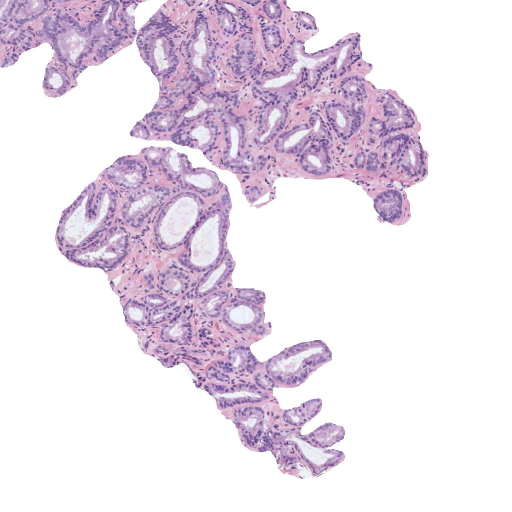
#> input picture cv2_extraccion_caracteristicas/images/histo_2.jpg, 1024 x 1024 px (shown at 1/2 size)
$ jupyter execute cv2_project_cells.ipynb
#> lines starting #> are read from the running program, lines starting #| are printed output that depends on the picture; after the words box and inside, x2 and y2 are one past the last pixel; in counts of white or black regions, pixels touching at a corner belong together
# Alejandro Cano Moya

## Proyecto de programación "*Pattern Recognition*"

## Premisa

En esta actividad, se va a utilizar técnicas de reconocimiento de patrones de imagen para detectar si una célula es cancerígena.

#### Cargar una de las imágenes histológicas

[cell 1]
# Utiliza la librería skimage.io para leer la imagen 'histo_x.jpg' y visualízala usando la librería de matplotlib.
# Recuerda normalizar la imagen diviéndola entre 255
import skimage.io as io
import matplotlib.pyplot as plt

#img = io.imread(fname="images/histo_1.jpg")
img = io.imread(fname="images/histo_2.jpg")
#> img is the input picture: shape (1024, 1024, 3); mean R, G, B 233.4, 223.3, 235
img_norm = img/255

plt.imshow(img_norm)
plt.title("Imagen original")
plt.show()

#### Realizar una transformación de color para convertir la imagen al espacio de color CMYK

[cell 2]
# 1) Extrae la componente magenta de la imagen (que corresponde a la región tisular)
# 2) Visualiza la imagen con la librería de matplotlib.
# 3) Guarda la imagen Magenta con cv2.imwrite con el nombre "1_imagen_magenta.png"
import numpy as np
import cv2

with np.errstate(invalid='ignore', divide='ignore'):
    K = 1 - np.max(img_norm, axis=2)
    C = (1-img_norm[...,2] - K)/(1-K)
    M = (1-img_norm[...,1] - K)/(1-K)
    Y = (1-img_norm[...,0] - K)/(1-K)

CMYK = 255*(np.dstack((C,M,Y,K)))
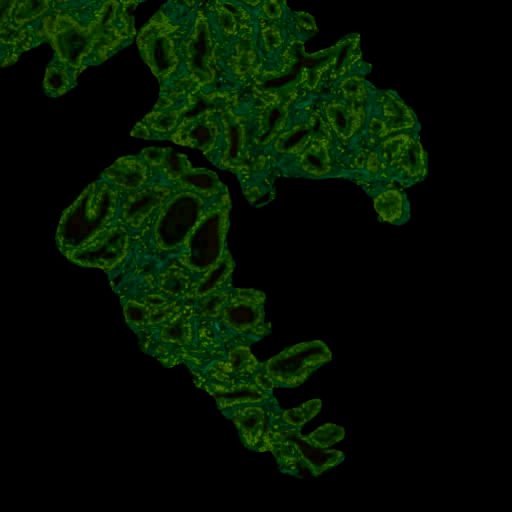
#> CMYK: shape (1024, 1024, 4) float64 (shown at 1/2 size); mean B, G, R, A 1.2, 17.1, 3.7, 19
C,M,Y,K = cv2.split(CMYK)
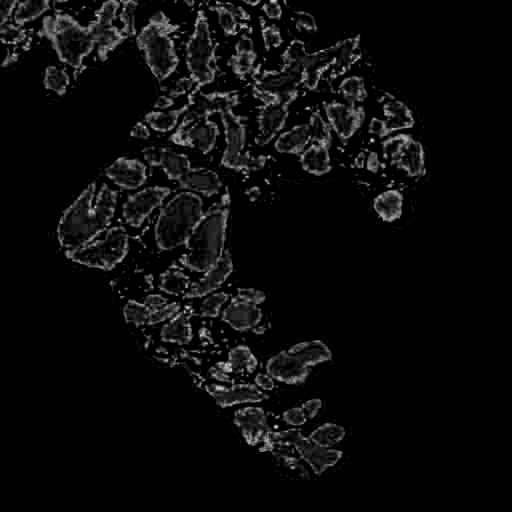
#> Y: shape (1024, 1024) float64 (shown at 1/2 size); min 0, max 83.61, mean 3.7; drawn with min black and max white

plt.imshow(M, cmap='gray')
plt.title("Imagen Magenta")
plt.show()

cv2.imwrite("images/1_imagen_magenta.png",M)
#> Out = True

#### Umbralizar la imagen para separar los píxeles del fondo de la región tisular

[cell 3]
# 1) Convierte la imagen Magenta a formato "uint8"
# 2) Aplica un filtro gaussiano de tamaño 5x5
# 3) Umbraliza la imagen aplicando el método de Otsu
# 4) Aplica el umbral de manera que los píxeles del fondo y de los lúmenes sean 1s y el resto 0s.
# 5) Visualiza la máscara resultante (imagen de 0s y 1s)
# 6) Guarda la máscara multiplicándola por 255 con el nombre "2_mascara_con_artefactos.png"

M = M.astype('uint8')
# Aplicamos filtro gaussiano
img_gaus = cv2.GaussianBlur(M, (5,5), 0)
# Fijamos el umbral con el método de OTSU
t, mask = cv2.threshold(img_gaus,0,1,cv2.THRESH_BINARY+cv2.THRESH_OTSU) # 0 es por defecto y 1 es el valor máximo de la máscara
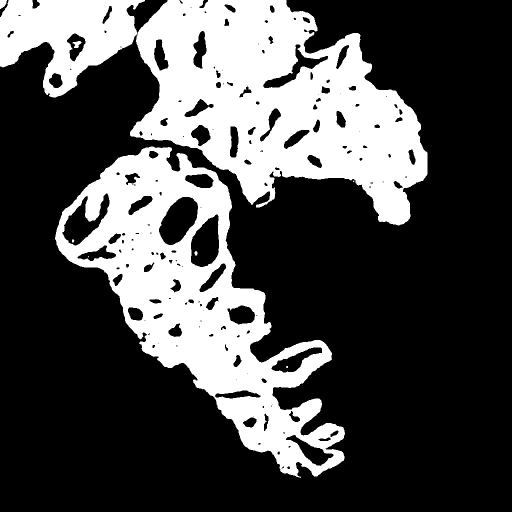
#> mask: shape (1024, 1024) (shown at 1/2 size); values 0 (black) and 1 (white), 29.7% white; 10 white regions (3 under 20 px), largest, box (x1, y1, x2, y2) and area: (260, 0, 855, 451) 150457, (110, 293, 690, 956) 128820, (0, 0, 290, 195) 32179
#> t = 27
# Visualizamos para corroborar que se obtiene el mismo resultado
plt.imshow(mask, cmap='gray')
plt.title('Máscara Otsu t=' + str(t))
plt.show()

cv2.imwrite("images/2_mascara_con_artefactos.png",mask*255)
#> Out = True

#### Limpiar la imagen eliminando los artefactos de lumen (objetos blancos pequeños que no son lúmenes)

[cell 4]
# 1) Utiliza la librería skimage.morphology.remove_small_objects.
# Lee la documentación en https://scikit-image.org/docs/dev/api/skimage.morphology.html#skimage.morphology.remove_small_objects
# Fija el umbral en 300 píxeles y la conectividad del objeto en 8 píxeles.
# 2) Convierte la máscara generada en formato uint8
# 3) Visualiza la máscara resultante
# 4) Guarda la máscara multiplicándola por 255 con el nombre "3_mascara_sin_artefactos.png"
from skimage import morphology

img_small_removed =  morphology.remove_small_objects(mask, 300, 8)
img_small_removed =  morphology.remove_small_holes(img_small_removed, 300, 8).astype('uint8')
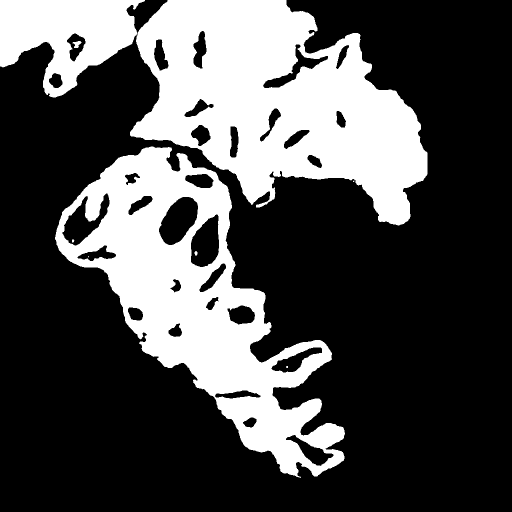
#> img_small_removed: shape (1024, 1024) (shown at 1/2 size); values 0 (black) and 1 (white), 30.4% white; 9 white regions (3 under 20 px), largest, box (x1, y1, x2, y2) and area: (260, 0, 855, 451) 153913, (110, 293, 690, 956) 131851, (0, 0, 290, 195) 33063, (145, 82, 163, 96) 147, (389, 502, 395, 511) 43, (144, 479, 149, 485) 24

plt.imshow(img_small_removed, cmap='gray')
plt.title('Máscara sin artefactos')
plt.show()

cv2.imwrite("images/3_mascara_sin_artefactos.png",img_small_removed*255)
#> Out = True

#### Rellenar con 0s el fondo de la imagen para quedarnos únicamente con los lúmenes

[cell 5]
# 1) Invierte la máscara anterior para que el fondo y los lúmenes sean negros y el resto de píxeles blancos
img_inv = cv2.bitwise_not(img_small_removed*255)

plt.imshow(img_inv, cmap='gray')
plt.show()

[cell 6]
# 2) Aplica el algoritmo de expansión a partir de semillas
# Pon dos semillas: una en la esquina superior izquierda y otra en la esquina inferior derecha.
# 3) Visualiza la máscara resultante
# 4) Guarda la máscara multiplicándola por 255 con el nombre "4_mascara_lumenes.png"

canny = img_inv.copy()
h, w = canny.shape
#> h = 1024; w = 1024
ref = np.zeros((h+2, w+2), np.uint8)
# Se fija la semilla en la esquina superior izquierda e inferior derecha para rellenar a partir de ahí
cv2.floodFill(canny, ref, (0,0), 0)
cv2.floodFill(canny, ref, (1023,1023), 0)
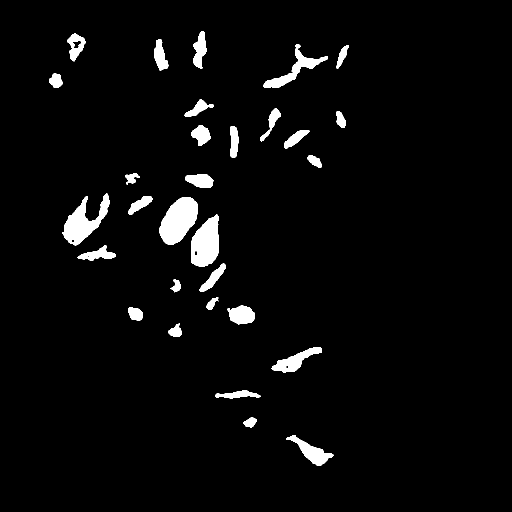
#> canny: shape (1024, 1024) (shown at 1/2 size); 3.6% white; 30 white regions, largest, box (x1, y1, x2, y2) and area: (318, 394, 396, 490) 4887, (382, 429, 438, 534) 4272, (125, 387, 219, 491) 4067
# Se calcula el inverso del rellenado para obtener la máscara deseada
mask_lumens = canny.astype('uint8')

plt.imshow(mask_lumens, cmap='gray')
plt.title('Máscara lumenes')
plt.show()

cv2.imwrite("images/4_mascara_lumenes.png",mask_lumens)
#> Out = True

#### Rellenar los objetos de los lúmenes

[cell 7]
# 1) Rellena los lúmenes con la función binary_fill_holes de la librería scipy.ndimage.morphology
# 2) Convierte la máscara resultante en formato uint8
# 3) Visualiza la máscara
# 4) Guarda la máscara multiplicándola por 255 con el nombre "5_mascara_final.png"
from scipy import ndimage

final_mask = ndimage.binary_fill_holes(mask_lumens)
#> final_mask: shape (1024, 1024) bool; 3.6% white; 30 white regions, largest, box (x1, y1, x2, y2) and area: (318, 394, 396, 490) 4887, (382, 429, 438, 534) 4315, (125, 387, 219, 491) 4091
final_mask = final_mask.astype('uint8')

plt.imshow(final_mask, cmap='gray')
plt.title('Máscara final')
plt.show()

cv2.imwrite("images/5_mascara_final.png",final_mask*255)
#> Out = True

#### Detectar y dibujar los contornos de los lúmenes sobre la imagen original

[cell 8]
# 1) Encuentra los contornos de los lúmenes
# 2) Dibuja los contornos (de color verde) sobre la imagen original
# 3) Visualiza la imagen superpuesta
# 4) Guarda la imagen multiplicándola por 255 con el nombre "6_imagen_superpuesta.png"
img_copy = img.copy()

contours, _ = cv2.findContours(final_mask.astype('uint8')*255, cv2.RETR_LIST, cv2.CHAIN_APPROX_NONE)
#> contours = 30 contours; largest, box (x1, y1, x2, y2) and area: (318, 394, 396, 490) 4769, (382, 429, 438, 534) 4190, (125, 387, 219, 491) 3914, (526, 89, 656, 176) 2277, (543, 695, 644, 745) 1884

img_copy = cv2.drawContours(img_copy, contours, -1, (0, 255, 0), 2)
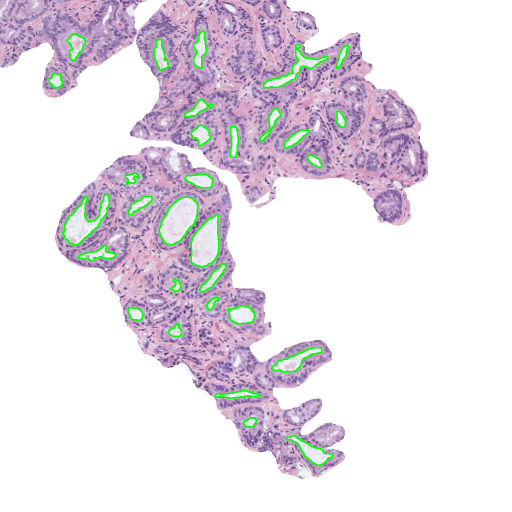
#> img_copy: shape (1024, 1024, 3) (shown at 1/2 size); 1.57% of pixels changed, all inside (x1, y1, x2, y2) = (97, 61, 699, 933)

plt.imshow(img_copy, cmap='gray')
plt.title('Contornos')
plt.show()

cv2.imwrite('images/6_imagen_superpuesta.png',cv2.cvtColor(img_copy, cv2.COLOR_RGB2BGR))
#> Out = True

#### Identificar y cropear el lumen más grande

[cell 9]
# 1) Convierte la máscara de lúmenes en una imagen de etiquetas utilizando la librería skimage.measure
from skimage.measure import label

lab, num = label(final_mask, return_num=True)
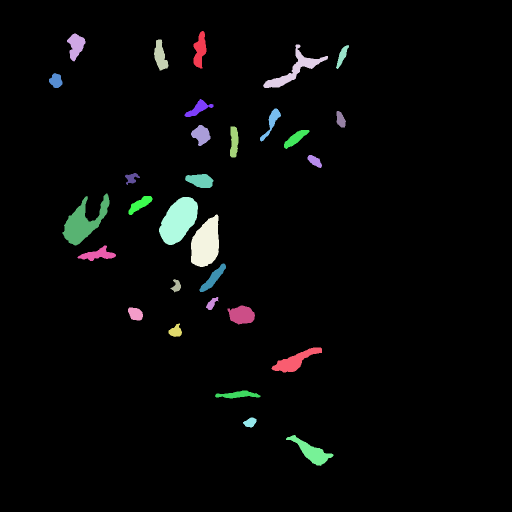
#> lab: shape (1024, 1024) int64 (shown at 1/2 size); 31 distinct labels, from 0 to 30; one colour per label, 0 black
#> num = 30

print('número de objetos: ', num)
#| número de objetos:  30
v,c = np.unique(lab, return_counts=True)
#> v = 31 values from 0 to 30; c = 31 values, max 1010407 at index 0, min 306 at index 22, mean 33825
print('posibles valores de intensidad: ', v)
#| posibles valores de intensidad:  [ 0  1  2  3  4  5  6  7  8  9 10 11 12 13 14 15 16 17 18 19 20 21 22 23
#|  24 25 26 27 28 29 30]

plt.imshow(lab, cmap='gray')
plt.title('Imagen clasificación objetos')
plt.show()

# 2) Calcula el área de cada uno de los lúmenes
from skimage.measure import regionprops

area_val = 0
list_areas = []

for i in range (1, num+1):
    objeto = lab == i
    prop = regionprops(objeto.astype(np.uint8))
    area = np.round(prop[0].area, 4)
    list_areas.append(area)
    if area > area_val:
        objeto_final = lab == i
        area_val = area
#> this loop made 30 passes
#> (area, area_val) on passes 1, 4, 16, 18: (1217, 1217), (2453, 2453), (4091, 4091), (4887, 4887)
#> area on passes 2, 3, 5, 6, 7, 8: 1197, 1072, 495, 565, 799, 774
#> pass 1, `objeto = lab == i`:
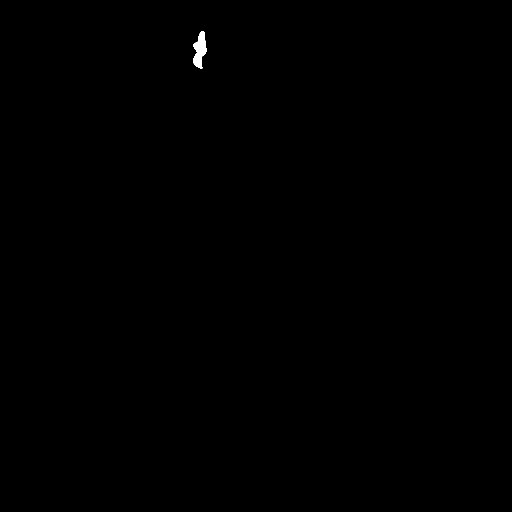
#> objeto: shape (1024, 1024) bool (shown at 1/2 size); 0.12% white; 1 white region, box (x1, y1, x2, y2) and area: (387, 62, 413, 137) 1217
#> after the loop:
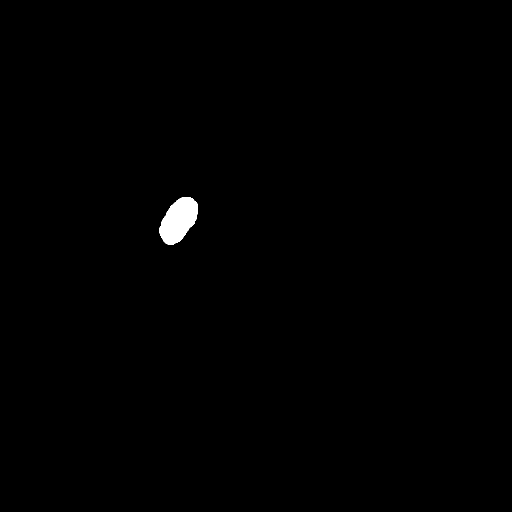
#> objeto_final: shape (1024, 1024) bool (shown at 1/2 size); 0.47% white; 1 white region
#> after the loop, area_val = 4887; list_areas = 30 values, max 4887 at index 17, min 306 at index 21, mean 1272.3

# 3) Obtén una máscara del lumen de mayor área
objeto = objeto_final.astype('uint8')

plt.imshow(objeto, cmap='gray')
plt.title('Lumen mayor área')
plt.show()

# 4) Haz un crop (recorte) del lumen de mayor área utilizando las coordenadas de la bounding box
prop = regionprops(objeto)
#> prop = 1 regions; box (x1, y1, x2, y2) and area: (318, 394, 396, 490) 4887
bbox = prop[0].bbox
#> bbox = (394, 318, 490, 396)
start_point = (bbox[1], bbox[0])
#> start_point = (318, 394)
end_point = (bbox[3], bbox[2])
#> end_point = (396, 490)

crop = final_mask[bbox[0]:bbox[2],bbox[1]:bbox[3]]
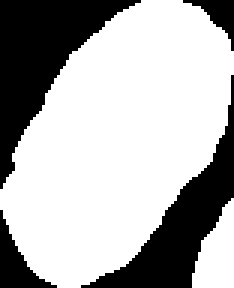
#> crop: shape (96, 78) (shown 3 times larger); values 0 (black) and 1 (white), 69% white; 4 black regions, box (x1, y1, x2, y2) and area: (0, 0, 47, 63) 1123, (27, 25, 78, 96) 913, (0, 70, 19, 96) 184, (61, 0, 78, 17) 105

# 5) Visualiza la máscara recortada del lumen
plt.imshow(crop, cmap='gray')
plt.title('Máscara recortada del lumen')
plt.show()


# 6) Guarda la imagen multiplicándola por 255 con el nombre "7_crop_image.png"
# Convertimos la imagen binaria en una imagen de etiquetas para tener acceso a cada objeto por separado
cv2.imwrite("images/7_crop_image.png",crop*255)
#> Out = True

#### Extraer 13 características geométricas que permitan caracterizar el lumen recortado

[cell 10]
# Calcula las siguientes características del crop del lumen anterior, redondeando su valor hasta el cuarto decimal.
# 1) Área
# 2) Área de la bounding box
# 3) Área convexa
# 4) Exentricidad
# 5) Diámetro equivalente
# 6) Extensión
# 7) Longitud del eje mayor
# 8) Longitud del eje menor
# 9) Orientación
# 10) Perímetro
# 11) Solidez
# 12) Compacidad
# 13) Rectangularidad
from tabulate import tabulate
import math

headers = ['','Lumen']
A,BB,CA,E,ED,EX,MA,MiA,O,P,S,CO,R = ['area'], ['bbox_area'], ['convex_area'], ['eccentricity'], ['equiv_diameter'], \
['extent'], ['major_axis'], ['minor_axis'], ['orientation'], ['perimeter'], ['solidity'], ['compactness'], ['rectangularity']


objeto = objeto_final
prop = regionprops(objeto.astype(np.uint8))

A.append(np.round(prop[0].area, 4))
BB.append(np.round(prop[0].bbox_area, 4))
CA.append(np.round(prop[0].convex_area, 4))
E.append(np.round(prop[0].eccentricity, 4))
ED.append(np.round(prop[0].equivalent_diameter, 4))
EX.append(np.round(prop[0].extent, 4))
MA.append(np.round(prop[0].major_axis_length, 4))
MiA.append(np.round(prop[0].minor_axis_length, 4))
O.append(np.round(prop[0].orientation, 4))
P.append(np.round(prop[0].perimeter, 4))
S.append(np.round(prop[0].solidity, 4))

CO.append(np.round(4*math.pi*prop[0].area/prop[0].perimeter**2, 4))
R.append(np.round(prop[0].area/prop[0].bbox_area, 4))


my_data = [tuple(A), tuple(BB), tuple(CA), tuple(E), tuple(ED), tuple(EX), \
          tuple(MA), tuple(MiA), tuple(O), tuple(P), tuple(S), tuple(CO), tuple(R)]
#> my_data = 13 items, first 6: ('area', 4887), ('bbox_area', 7488), ('convex_area', 5020), ('eccentricity', 0.836), ('equiv_diameter', 78.88), ('extent', 0.653)

print(tabulate(my_data, headers=headers))
#> (printed output is left out)

$ run again, with cv2_extraccion_caracteristicas/images/histo_1.jpg copied over cv2_extraccion_caracteristicas/images/histo_2.jpg
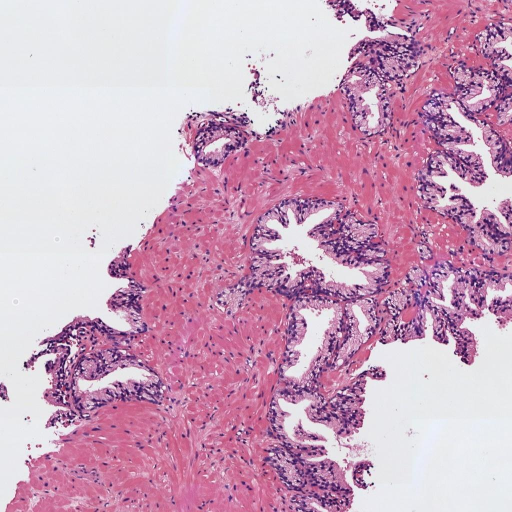
#> input picture cv2_extraccion_caracteristicas/images/histo_1.jpg, 1024 x 1024 px (shown at 1/2 size)
#> img is the input picture: shape (1024, 1024, 3); mean R, G, B 205, 166.3, 191.6
#> `cv2.imwrite("images/1_imagen_magenta.png",M)`: Out = True
#> `t, mask = cv2.threshold(img_gaus,0,1,cv2.THRESH_BINARY+cv2.THRESH_OTSU)`:
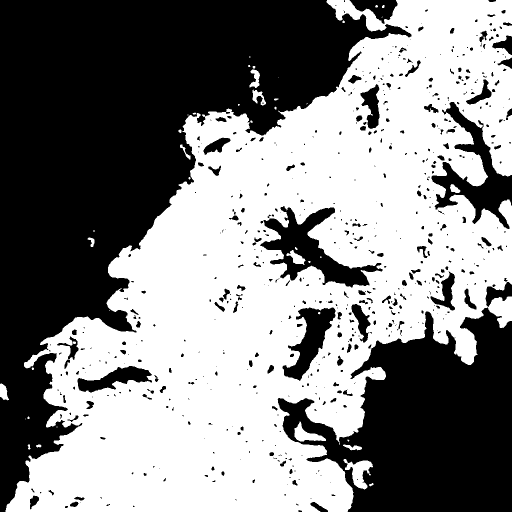
#> mask: shape (1024, 1024) (shown at 1/2 size); values 0 (black) and 1 (white), 52.5% white; 618 black regions (373 under 20 px), largest, box (x1, y1, x2, y2) and area: (0, 0, 823, 1024) 319300, (555, 615, 1024, 1024) 114113, (520, 412, 766, 575) 13554
#> t = 55
#> `cv2.imwrite("images/2_mascara_con_artefactos.png",mask*255)`: Out = True
#> final_mask: shape (1024, 1024) bool; 4.8% white; 16 white regions, largest, box (x1, y1, x2, y2) and area: (520, 412, 766, 575) 14110, (863, 204, 1024, 458) 13190, (565, 615, 671, 762) 6584
#> contours = 16 contours; largest, box (x1, y1, x2, y2) and area: (520, 412, 766, 575) 13578, (863, 204, 1024, 458) 12608, (565, 615, 671, 762) 6342, (155, 732, 304, 785) 3497, (699, 0, 795, 48) 2316
#> img_copy: shape (1024, 1024, 3); 1.74% of pixels changed, all inside (x1, y1, x2, y2) = (113, 0, 1024, 1024)
#> `cv2.imwrite('images/6_imagen_superpuesta.png',cv2.cvtColor(img_copy, c..`: Out = True
#> lab: shape (1024, 1024) int64; 17 distinct labels, from 0 to 16
#> num = 16
#| número de objetos:  16
#> v = 17 values from 0 to 16; c = 17 values, max 998461 at index 0, min 306 at index 16, mean 61680.9
#| posibles valores de intensidad:  [ 0  1  2  3  4  5  6  7  8  9 10 11 12 13 14 15 16]
#> the loop `for i in range (1, num+1):` made 16 passes
#> (area, area_val) on passes 1, 6, 8: (2434, 2434), (13190, 13190), (14110, 14110)
#> after the loop `for i in range (1, num+1):`: area_val = 14110; list_areas = [2434, 745, 309, 841, 1903, 13190, 882, 14110, 1503, 1283, 407, 1332, 6584, 603, 3683, 306]
#> `prop = regionprops(objeto)`: prop = 1 regions; box (x1, y1, x2, y2) and area: (520, 412, 766, 575) 14110
#> bbox = (412, 520, 575, 766)
#> start_point = (520, 412)
#> end_point = (766, 575)
#> `crop = final_mask[bbox[0]:bbox[2],bbox[1]:bbox[3]]`:
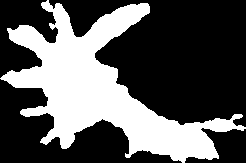
#> crop: shape (163, 246); values 0 (black) and 1 (white), 35.2% white; 1 white region, box (x1, y1, x2, y2) and area: (0, 0, 246, 163) 14110
#> `cv2.imwrite("images/7_crop_image.png",crop*255)`: Out = True
#> my_data = 13 items, first 6: ('area', 14110), ('bbox_area', 40098), ('convex_area', 29267), ('eccentricity', 0.847), ('equiv_diameter', 134), ('extent', 0.352)
#> (printed output is left out)
